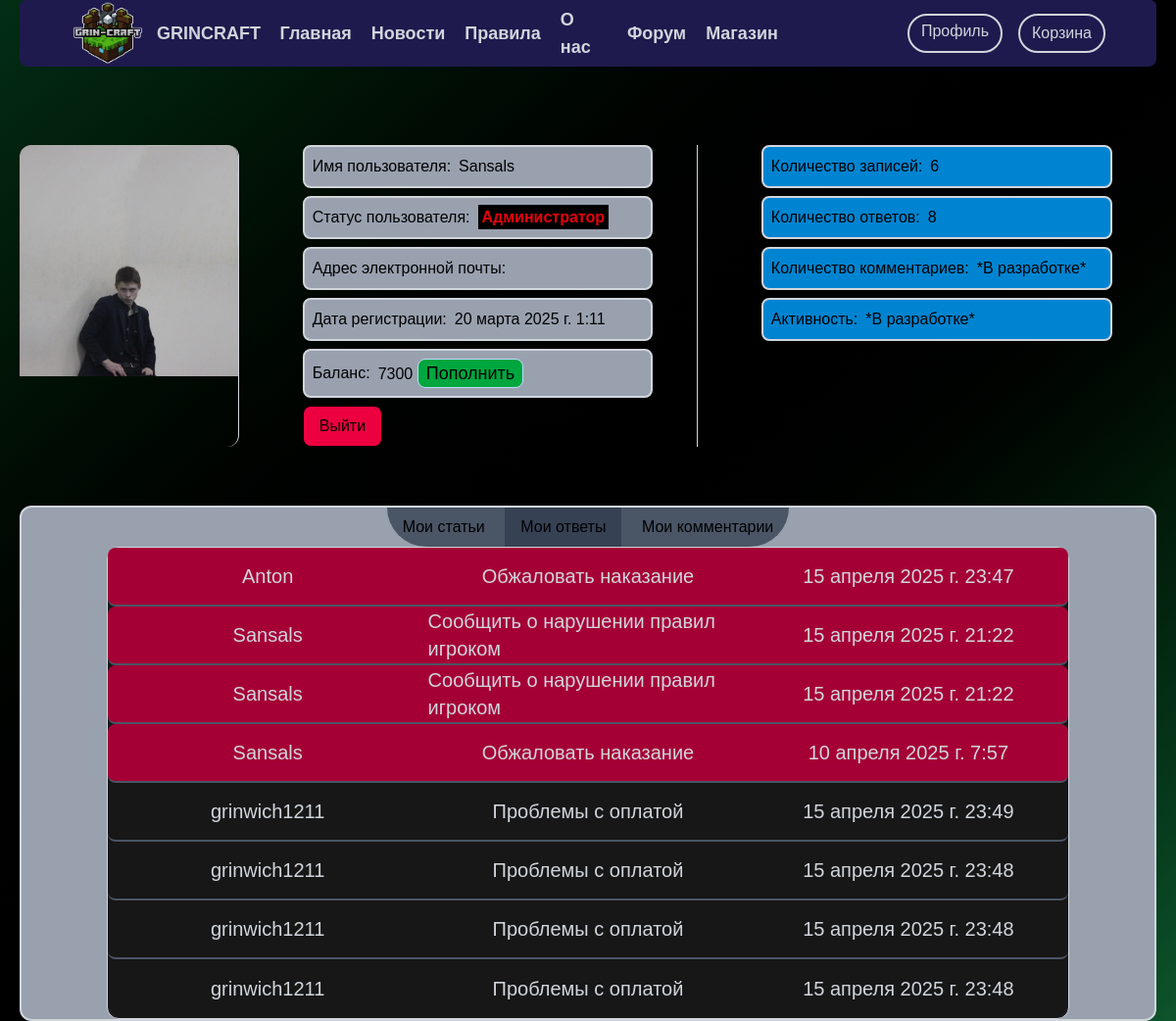
/profiles/Sansals/answers (signed in), run on the app's committed database.
### login/models.py (models this page shows, shortened)
class User_Status(models.Model):
    user_id = models.AutoField (primary_key=True)
    username = models.OneToOneField(
        settings.AUTH_USER_MODEL,
        on_delete=models.CASCADE)
    avatar = models.ImageField(upload_to=user_avatar_directory, default='login/avatars/stive.jpg')
    balance = models.IntegerField(default=0)
    Isverified = models.BooleanField(default=False)
    is_staff = models.BooleanField(default=False)
    is_moderator = models.BooleanField(default=False)
    class Meta:
        verbose_name = 'статусы пользователей'
        verbose_name_plural = 'Статусы пользователей'

### forum/models.py (models this page shows, shortened)
class ForumComplaintAnswer(models.Model):
    user = models.ForeignKey(settings.AUTH_USER_MODEL,
                             on_delete=models.CASCADE,
                             default=None,
                             related_name='responsible_complaint_user',
                             verbose_name='Отвечающий'
                             )
    question = models.ForeignKey(ForumComplaints,
                                verbose_name = 'Жалоба',
                               on_delete=models.CASCADE,
                                 )
    date = models.DateTimeField(auto_now_add=True, blank=True)
    answer = models.TextField('Ответ', max_length= 600 )
    is_anonymous = models.BooleanField(default=False)

class ForumComplaints(models.Model):
    COMPLAINT_ABOUT_THE_USER = 'Сообщить о нарушении правил игроком'
    APPEAL_THE_PUNISHMENT = 'Обжаловать наказание'
    COMPLAINT_ABOUT_THE_ADMIN = 'Сообщить о нарушении правил со стороны Администрации'
    COMPLAINT_ABOUT_THE_CLAN = 'Сообщить о нарушении правил кланом/группой игроков'
    SUBJECT = {
        (COMPLAINT_ABOUT_THE_USER, 'Сообщить о нарушении правил игроком'),
        (APPEAL_THE_PUNISHMENT, 'Обжаловать наказание'),
        (COMPLAINT_ABOUT_THE_ADMIN, 'Сообщить о нарушении правил со стороны Администрации'),
        (COMPLAINT_ABOUT_THE_CLAN, 'Сообщить о нарушении правил кланом/группой игроков'),
    }
    subject = models.CharField('Раздел форума', max_length=52, choices= SUBJECT)
    user = models.ForeignKey(settings.AUTH_USER_MODEL,
                                 on_delete=models.CASCADE,
                                default=None,
                                related_name='claimant',
                                verbose_name = 'Заявитель'
                                 )
    defendant = models.ForeignKey(settings.AUTH_USER_MODEL,
                                  on_delete=models.CASCADE,
                                  default=None,
                                  related_name='defendant',
                                  verbose_name='Нарушитель'
                                  )
    question = models.TextField('Заявление', max_length= 600 )
    proofs = models.CharField('Доказательства', max_length= 600)
    date = models.DateTimeField(auto_now_add=True)
    is_resolved = models.BooleanField(default=False)
    is_anonymous = models.BooleanField(default=False)
    class Meta:
        verbose_name = 'Жалобу на форумe'
        verbose_name_plural = 'Жалобы с форума'

class ForumTechAnswer(models.Model):
    user = models.ForeignKey(settings.AUTH_USER_MODEL,
                             on_delete=models.CASCADE,
                             default=None,
                             related_name='responsible_tech_user',
                             verbose_name='Отвечающий'
                             )
    question = models.ForeignKey(ForumTechQuestions,
                                verbose_name = 'Вопрос',
                               on_delete=models.CASCADE,
                                 )
    date = models.DateTimeField(auto_now_add=True)
    answer = models.CharField('Ответ', max_length= 600 )
    is_anonymous = models.BooleanField(default=False)
    class Meta:
        verbose_name = 'Ответ на технический вопрос'
        verbose_name_plural = 'Ответы на технические вопросы'

class ForumTechQuestions(models.Model):
    PROBLEMS_WITH_GAME_CLIENT = 'Проблемы с клиентом игры'
    PROBLEMS_WITH_SITE = 'Проблемы с сайтом'
    PROBLEMS_WITH_PAYMENT = 'Проблемы с оплатой'
    GET_ANSWER_THE_QUESTION = 'Получить ответ на вопрос'
    SUBJECT = {
        (PROBLEMS_WITH_GAME_CLIENT, 'Проблемы с клиентом игры'),
        (PROBLEMS_WITH_SITE, 'Проблемы с сайтом'),
        (PROBLEMS_WITH_PAYMENT, 'Проблемы с оплатой'),
        (GET_ANSWER_THE_QUESTION, 'Получить ответ на вопрос'),
    }
    subject = models.CharField('Раздел форума', max_length=52, choices= SUBJECT)
    user = models.ForeignKey(settings.AUTH_USER_MODEL,
                                 on_delete=models.CASCADE,
                                default=None,
                                related_name='questioner',
                                verbose_name = 'Создатель тикета'
                                 )
    question = models.TextField('Вопрос', max_length= 600 )
    proofs = models.CharField('Скриншот проблемы', max_length= 600, blank=True)
    date = models.DateTimeField(auto_now_add=True)
    is_resolved = models.BooleanField(default=False)
    class Meta:
        verbose_name = 'Вопрос на форумe'
        verbose_name_plural = 'Вопросы с форума'

### profiles/views.py (the view, shortened to what this page needs)
# urls.py: path('<str:url_username>/answers', views.user_profile_answers_view, name='profile_view_answers'),
@login_required()
def user_profile_answers_view(request, url_username):
    if get_username(request) == url_username:
        data = {
            'user_status_object': get_object_from_user_status(request),
            'user_object':get_user(request),
            'basket_value': basket_value(request),
            'value_user_articles': get_value_user_articles(url_username),
            'value_user_answer': get_value_user_answer(url_username),
            'all_open_user_articles': get_all_open_user_articles(url_username),
            'all_closed_user_articles': get_all_closed_user_articles(url_username),
            'all_user_answers': get_all_user_answers(url_username),
        }
    return render(request, 'profiles/user_profile_answers.html', data)

### profiles/services.py (called while the page is built)
def get_all_open_user_articles(url_username):
    user = User.objects.get(username=url_username)
    user_tech_open_questions = ForumTechQuestions.objects.filter(user=user, is_resolved = False).order_by('-date')
    user_forum_open_complaints = ForumComplaints.objects.filter(user=user, is_resolved = False).order_by('-date')
    all_open_user_articles = list(chain(user_forum_open_complaints, user_tech_open_questions))
    return all_open_user_articles

def get_all_user_answers(url_username):
    user = User.objects.get(username=url_username)
    user_tech_answers = ForumTechAnswer.objects.filter(user=user).order_by('-date')
    user_forum_answers = ForumComplaintAnswer.objects.filter(user=user).order_by('-date')
    all_user_answers = list(chain(user_forum_answers, user_tech_answers))
    return all_user_answers

def get_all_closed_user_articles(url_username):
    user = User.objects.get(username=url_username)
    user_tech_closed_questions = ForumTechQuestions.objects.filter(user=user, is_resolved=True).order_by('-date')
    user_forum_closed_complaints = ForumComplaints.objects.filter(user=user, is_resolved=True).order_by('-date')
    all_closed_user_articles = list(chain(user_forum_closed_complaints, user_tech_closed_questions))
    return all_closed_user_articles

def get_value_user_articles(url_username):
    user = User.objects.get(username = url_username)
    user_tech_questions = ForumTechQuestions.objects.filter(user = user)
    user_forum_complaints = ForumComplaints.objects.filter(user = user)
    value_of_all_user_articles = len(user_tech_questions) + len(user_forum_complaints)
    return value_of_all_user_articles

def get_value_user_answer(url_username):
    user = User.objects.get(username=url_username)
    user_tech_answers = ForumTechAnswer.objects.filter(user=user)
    user_forum_complaints_answers = ForumComplaintAnswer.objects.filter(user=user)
    value_of_all_user_answers = len(user_tech_answers) + len(user_forum_complaints_answers)
    return value_of_all_user_answers

def get_object_from_user_status(request):
    user_object = User_Status.objects.get(username = get_user(request))
    return user_object

### shop/models.py (called while the page is built)
    def total_value(self):
        if self:
            return sum(cart.value for cart in self)
        return 0

### shop/services.py (called while the page is built)
def basket_value(request):
    baskets = get_all_user_baskets(request)
    return baskets.total_value

### work/global_services.py (called while the page is built)
def get_user(request):
    if request.user.is_authenticated:
        return request.user
    else:
        return None

### profiles/templates/profiles/user_profile_answers.html (shortened to what this page needs)
{% extends 'patterns/header.html' %}
{% load static %}
{% block addlist %}
<div class="profile_block px-5">
  <div class="profile_info_block flex space-x-5 divide-x-1 divide-gray-300 py-15">
    <div class="avatar_div w-1/5 mr-5 space-y-2 rounded-xl overflow-hidden">
      <img class="user_avatar " src="{{user_status_object.avatar.url}}" alt="">
    </div>
    <div class="user_info_div w-2/5 flex flex-col">
    <div class="flex flex-col space-y-2 w-[80%] mx-auto">
      <div class="flex flex-row p-2 items-center space-x-2 rounded-lg bg-gray-400 border-2 border-gray-300"><span class="font-medium">Имя пользователя:</span><span>{{user_object.username}}</span></div>
      <div class="flex flex-row p-2 items-center space-x-2 rounded-lg bg-gray-400 border-2 border-gray-300"><span class="font-medium">Статус пользователя:</span>
        <span>
          {% if user_object.username == user.username %}
            {% if user_status_object.is_moderator %}
              <a class="text-green-700 font-semibold" href="http://127.0.0.1:8000/admin">Модератор</a>
            {% elif user_status_object.is_staff %}
              <a class="text-red-600 font-bold bg-black p-1" href="http://127.0.0.1:8000/admin">Администратор</a>
            {% else %}
              Активный
            {% endif %}
          {% endif %}
        </span>
      </div>
      <div class="flex flex-row p-2 items-center space-x-2 rounded-lg bg-gray-400 border-2 border-gray-300"><span class="font-medium">Адрес электронной почты:</span>
      </div>
      <div class="flex flex-row p-2 items-center space-x-2 rounded-lg bg-gray-400 border-2 border-gray-300"><span class="font-medium">Дата регистрации: </span><span>{{ user_object.date_joined  }}</span></div>
      <div class="flex flex-row p-2 items-center space-x-2 rounded-lg bg-gray-400 border-2 border-gray-300"><span class="font-medium">Баланс: </span>
        <span>
          {% if user_object.username == user.username %}
            {{user_status_object.balance}} <a class="inline-block text-center text-lg px-2 rounded-lg border-1 border-blue-200 bg-green-600 hover:bg-green-700" href="">Пополнить</a>
          {% else %}
            *Скрыт*
          {% endif %}
        </span>
      </div>
      <div>
        {% if user_object.username == user.username %}
          <a class="inline-block py-2 px-4 rounded-lg border-1 border-black items-center bg-rose-600 hover:bg-rose-800" href="{% url 'logout' %}">Выйти</a>
        {% endif %}
      </div>
    </div>
    </div>
    <div class="user_active_div w-2/5 flex flex-col">
      <div class="flex flex-col space-y-2 w-[80%] mx-auto">
        <div class="flex flex-row p-2 items-center space-x-2 rounded-lg bg-sky-600 border-2 border-gray-300"><span>Количество записей:</span><span>{{value_user_articles}}</span></div>
        <div class="flex flex-row p-2 items-center space-x-2 rounded-lg bg-sky-600 border-2 border-gray-300"><span>Количество ответов:</span>
          <span>
            {% if value_user_answer is None %}
              Ответов нет
            {% else %}
              {{value_user_answer}}
            {% endif %}
          </span>
        </div>
        <div class="flex flex-row p-2 items-center space-x-2 rounded-lg bg-sky-600 border-2 border-gray-300"><span>Количество комментариев:</span><span> *В разработке* </span></div>
        <div class="flex flex-row p-2 items-center space-x-2 rounded-lg bg-sky-600 border-2 border-gray-300"><span>Активность:</span><span> *В разработке* </span></div>
      </div>
    </div>
  </div>
  {% if user_object.username == user.username %}
  <div class="user_articles_and_answers flex flex-col bg-gray-400 border-2 border-gray-300 rounded-xl">
    <div class="buttons_div m-auto bg-gray-600 rounded-b-full ">
      <a href="{% url 'profile' user.username %}" class="inline-block text-center text-black hover:bg-gray-700 py-2 px-4 hover:rounded-bl-full">Мои статьи</a>
      <a href="{% url 'profile_view_answers' user.username %}" class="inline-block text-center text-black bg-gray-700 py-2 px-4">Мои ответы</a>
      <a href="" class="inline-block text-center text-black hover:bg-gray-700 py-2 px-4 hover:rounded-br-full">Мои комментарии</a>
    </div>
    <div class="articles_div flex flex-col">
      <div class="flex flex-col divide-y-2 divide-gray-600 w-[85%] m-auto border-1
         border-gray-1 bg-neutral-900 rounded-xl text-gray-300 text-xl font-medium">
            {% if all_user_answers %}
                {% for el in all_user_answers %}
                        {% if el.question.is_resolved %}
                            <a href="{% if el.question.is_anonymous != None %}{% url 'complaints_record' el.question.pk %}{% else %}{% url 'techsupport_record' el.question.pk %}{% endif %}" class="grid grid-cols-3 rounded-lg bg-rose-800 justify-items-center h-15 items-center
                                                       hover:bg-rose-900 hover:rounded-lg">
                                <div>{{el.question.user.username}}</div>
                                <div>{{ el.question.subject }}</div>
                                <div>{{ el.date }}</div>
                            </a>
                        {% else %}
                            <a href="{% if el.question.is_anonymous != None %}{% url 'complaints_record' el.question.pk %}{% else %}{% url 'techsupport_record' el.question.pk %}{% endif %}" class="grid grid-cols-3 rounded-lg justify-items-center h-15 items-center
                                                      hover:bg-neutral-800 hover:rounded-lg">
                                <div>{{el.question.user.username}}</div>
                                <div>{{ el.question.subject }}</div>
                                <div>{{ el.date }}</div>
                            </a>
                        {% endif %}
                {% endfor %}
            {% else %}
                <div class="col-span-3 text-center text-xl font-semibold my-20 text-gray-300">У Вас нет ответов на форуме...</div>
            {% endif %}
        </div>
    </div>
  </div>
  {% endif %}
</div>
{% endblock %}

### login/static/login/reg.css (style rules this page uses)
body { font-family: Arial, sans-serif; background-color: #f4f4f4; justify-content: center; align-items: center; height: 100vh; margin: 0; }

### data on the page
User_Status: avatar (picture), balance "7300"
ForumComplaintAnswer: question.user.username "Anton", question.subject "Обжаловать наказание", date "15 апреля 2025 г. 23:47"
ForumComplaintAnswer: question.user.username "Sansals", question.subject "Сообщить о нарушении правил игроком", date "15 апреля 2025 г. 21:22"
ForumComplaintAnswer: question.user.username "Sansals", question.subject "Сообщить о нарушении правил игроком", date "15 апреля 2025 г. 21:22"
ForumComplaintAnswer: question.user.username "Sansals", question.subject "Обжаловать наказание", date "10 апреля 2025 г. 7:57"
ForumTechAnswer: question.user.username "grinwich1211", question.subject "Проблемы с оплатой", date "15 апреля 2025 г. 23:49"
ForumTechAnswer: question.user.username "grinwich1211", question.subject "Проблемы с оплатой", date "15 апреля 2025 г. 23:48"
ForumTechAnswer: question.user.username "grinwich1211", question.subject "Проблемы с оплатой", date "15 апреля 2025 г. 23:48"
ForumTechAnswer: question.user.username "grinwich1211", question.subject "Проблемы с оплатой", date "15 апреля 2025 г. 23:48"

### other printed values
{{ user_object.username }} "Sansals"
{{ user_object.date_joined }} "20 марта 2025 г. 1:11"
{{ value_user_articles }} "6"
{{ value_user_answer }} "8"
